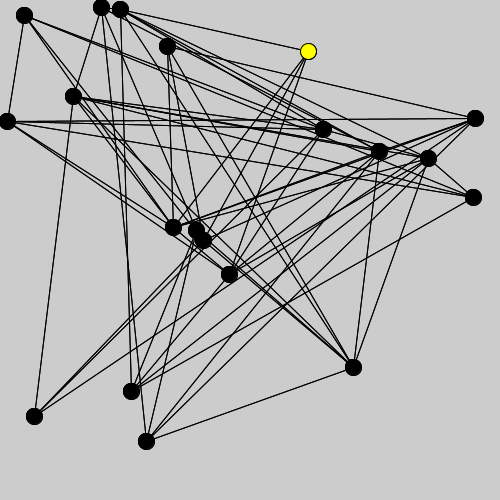
Frame 1 (no input)
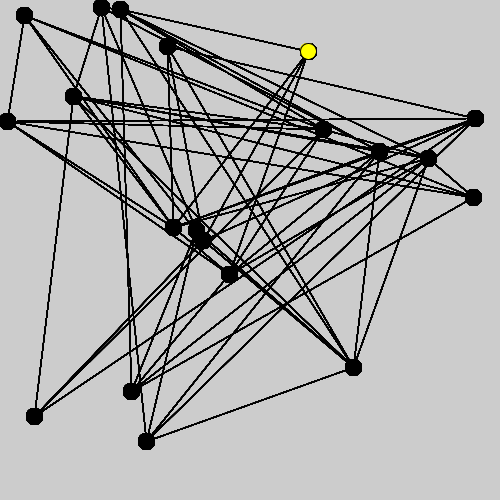
Frame 60 (the mouse pressed at the canvas centre just before this capture)
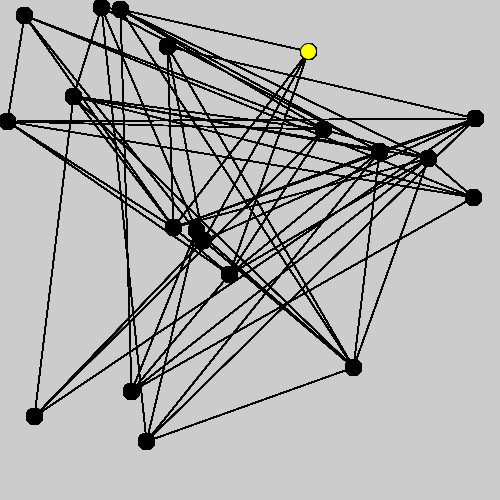
Frame 120 (the mouse held since frame 60 and released just before this capture)

The Processing sketch that drew these frames (run headless with seeded random() and noise(); from frame 60 on, the mouse is pressed at the canvas centre):

// Processing sketch: PingPongNet02
// ── PingPongNet02.pde
// Network of activations
//-//////////////////////

class Node {
  boolean is_active=false; //State of node, initialisation in definition place
  boolean will_be_a=false; //Future state of the node. Internal use only.
  int visX,visY; //Spatial position of the node. For visualisation only!
}

final int   NUMBER_OF_NODES=20;   //We need some nodes
final float CONNECTION_PROB=0.33; //And we have to choose which of them are connected.

Node[]  nodes=new Node[NUMBER_OF_NODES];
int[][] connections=new int[NUMBER_OF_NODES][NUMBER_OF_NODES];

void setup()
{
  size(500,500);
  frameRate(5);
  initNodes();
  initConnections();
  viewConnections();
  viewNodes();
}

void draw()
{
  changeStates();
  viewConnections();
  viewNodes();
}

void initNodes()
{
  for(int i=0;i<NUMBER_OF_NODES;i++)
  {
    nodes[i]=new Node(); //State was set during construction. 
    nodes[i].visX=(int)random(width);
    nodes[i].visY=(int)random(height);
  }
  
  int a=(int)random(NUMBER_OF_NODES); //Which node will be activated?
  nodes[a].is_active=true;
}

void initConnections()
{
  for(int a=0;a<NUMBER_OF_NODES;a++)
  {
    for(int b=a+1;b<NUMBER_OF_NODES;b++)
    {
      int connected=(random(1.0)<CONNECTION_PROB?1:0); //are a and b connected or not.
      connections[a][b]=connected;
      print(connected,' ');
    }
    println();
  }
}

void viewConnections()
{
  for(int a=0;a<NUMBER_OF_NODES;a++)
  {
    for(int b=a+1;b<NUMBER_OF_NODES;b++)
    {
      int connected=connections[a][b]; //are a and b connected or not.
      if(connected>0)
        line(nodes[a].visX,nodes[a].visY,nodes[b].visX,nodes[b].visY);
    }
  }
}

void viewNodes()
{
  float D=min(width,height)/30; //Visual diameter of node
  
  for(int i=0;i<NUMBER_OF_NODES;i++)
  {
    if(nodes[i].is_active)
      fill(255,255,0); //Active nodes are yellow
    else
      fill(0); //otherwise node are black
      
    circle(nodes[i].visX,nodes[i].visY,D);  
  }
}

void changeStates(){}

/// @date 2026-06-12 (https://github.com/borkowsk/bookProcessingEN)
